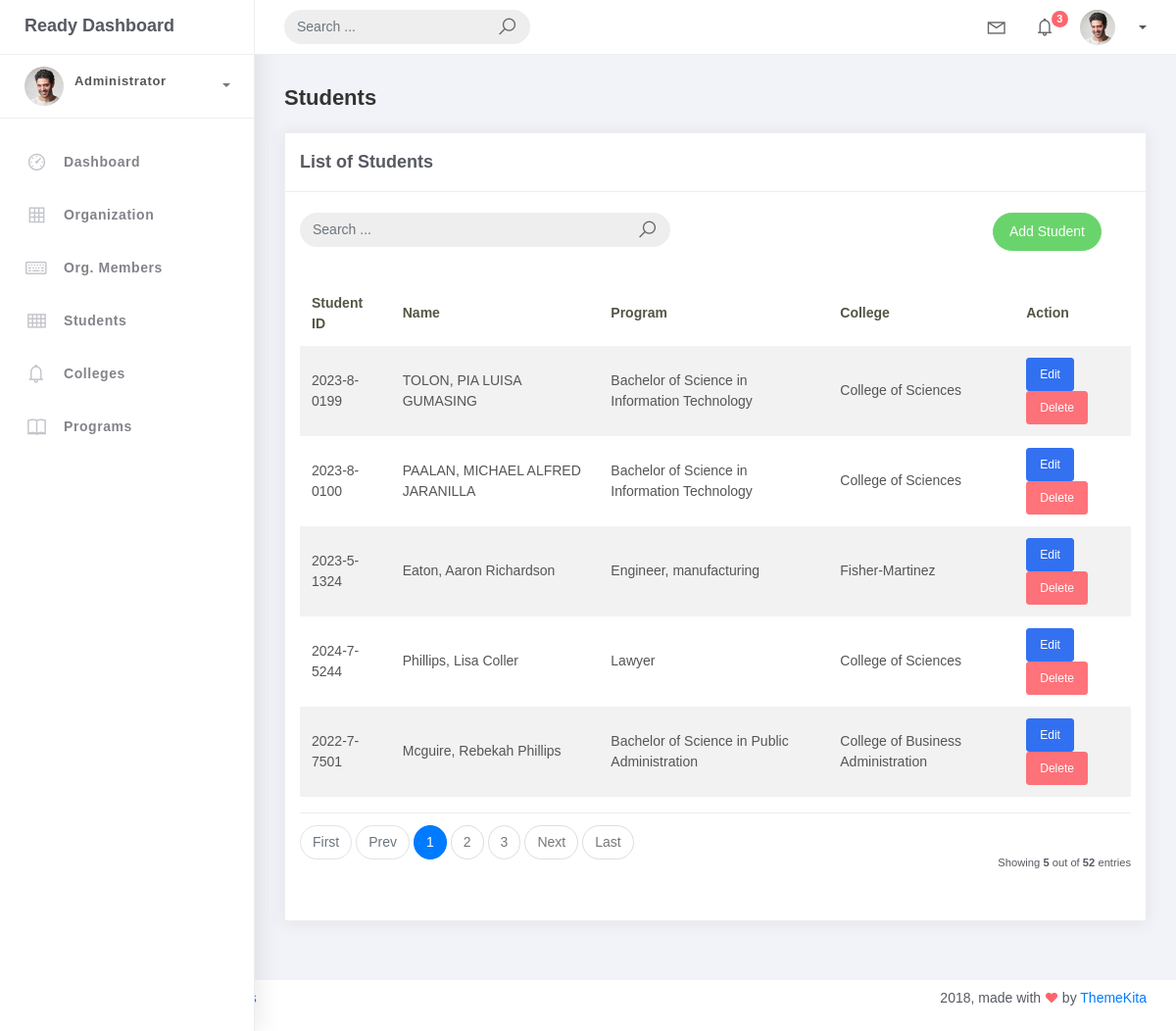
The page /student/ on the database its author committed.
### studentorg/models.py (models this page shows, shortened)
class BaseModel(models.Model):
	created_at = models.DateTimeField(auto_now_add=True, db_index=True)
	updated_at = models.DateTimeField(auto_now=True)
	class Meta:
		abstract = True

class Student(BaseModel):
	student_id = models.CharField(max_length=15)
	lastname = models.CharField(max_length=25)
	firstname = models.CharField(max_length=25)
	middlename = models.CharField(max_length=25, blank=True, null=True)
	program = models.ForeignKey (Program, on_delete=models.CASCADE)

class Program(BaseModel):
	prog_name = models.CharField(max_length=150)
	college = models.ForeignKey (College, on_delete=models.CASCADE)

class College(BaseModel):
	college_name = models.CharField(max_length=150)

### studentorg/views.py (the view)
# urls.py: path("student/", StudentList.as_view(), name="student-list"),
class StudentList(ListView):
    model = Student
    context_object_name = 'student'
    template_name = 'student_list.html'
    paginate_by = 5
    def get_queryset(self):
        qs = super().get_queryset()
        query = self.request.GET.get('q')
        if query:
            qs = qs.filter(
                Q(firstname__icontains=query) |
                Q(lastname__icontains=query) |
                Q(middlename__icontains=query)
            )
        return qs

### templates/student_list.html
{% extends 'base.html' %}
{% block content %}
<div class="content">
    <div class="container-fluid">
        <h4 class="page-title">Students</h4>
        <div class="row">
            <div class="col-md-12">
                <div class="card">
                    <div class="card-header">
                        <div class="card-title">List of Students</div>
                    </div>
                    <br />
                    <div class="col-md-12 row">
                        <div class="col-md-6">
                            <form class="navbar-left navbar-form nav-search mr-md-3" action="{% url 'student-list' %}" method="get">
                                <div class="input-group">
                                    <input type="text" name="q" placeholder="Search ..." class="form-control" value="{{ request.GET.q }}">
                                    <div class="input-group-append">
                                        <span class="input-group-text">
                                            <i class="la la-search search-icon"></i>
                                        </span>
                                    </div>
                                </div>
                            </form>
                        </div>
                        <div class="col-md-6">
                            <div class="pull-right">
                                <a href="{% url 'student-add' %}" class="btn btn-success btn-rounded">Add Student</a>
                            </div>
                        </div>
                    </div>
                    <div class="card-body">
                        <table class="table table-striped mt-3">
                            <thead>
                                <tr>
                                    <th>Student ID</th>
                                    <th>Name</th>
                                    <th>Program</th>
                                    <th>College</th>
                                    <th>Action</th>
                                </tr>
                            </thead>
                            <tbody>
                                {% for object in object_list %}
                                <tr>
                                    <td>{{ object.student_id }}</td>
                                    <td>{{ object.lastname }}, {{ object.firstname }} {{ object.middlename }}</td>
                                    <td>{{ object.program.prog_name }}</td>
                                    <td>{{ object.program.college.college_name }}</td>
                                    <td>
                                        <a href="{% url 'student-update' object.pk %}" class="btn btn-sm btn-primary">Edit</a>
                                        <a href="{% url 'student-delete' object.pk %}" class="btn btn-sm btn-danger">Delete</a>
                                    </td>
                                </tr>
                                {% empty %}
                                <tr>
                                    <td colspan="5" style="text-align: center">
                                        <p class="text-sm font-weight-bold mb-0">No Records Found</p>
                                    </td>
                                </tr>
                                {% endfor %}
                            </tbody>
                        </table>
                        {% include 'includes/pagination.html' %}
                    </div>
                </div>
            </div>
        </div>
    </div>
</div>
{% endblock %}

### rows shown on the page
Student: student_id "2023-8-0199", lastname "TOLON", firstname "PIA LUISA", middlename "GUMASING", program.prog_name "Bachelor of Science in Information Technology", program.college.college_name "College of Sciences"
Student: student_id "2023-8-0100", lastname "PAALAN", firstname "MICHAEL ALFRED", middlename "JARANILLA", program.prog_name "Bachelor of Science in Information Technology", program.college.college_name "College of Sciences"
Student: student_id "2023-5-1324", lastname "Eaton", firstname "Aaron", middlename "Richardson", program.prog_name "Engineer, manufacturing", program.college.college_name "Fisher-Martinez"
Student: student_id "2024-7-5244", lastname "Phillips", firstname "Lisa", middlename "Coller", program.prog_name "Lawyer", program.college.college_name "College of Sciences"
Student: student_id "2022-7-7501", lastname "Mcguire", firstname "Rebekah", middlename "Phillips", program.prog_name "Bachelor of Science in Public Administration", program.college.college_name "College of Business Administration"

### other values the page prints
{{ page_num }} "1"
{{ page_num }} "2" "3"
{{ object_list.count }} "5"
{{ paginator.count }} "52"
